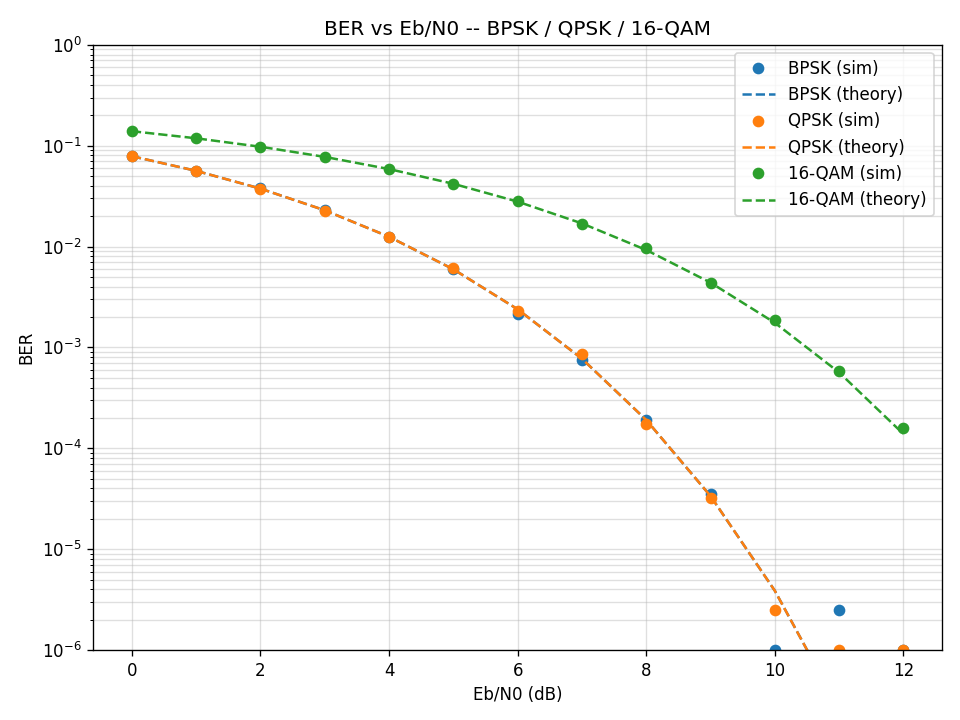

Recreate this plot in Python.
#!/usr/bin/env python3
"""Digital Modulation & I/Q -- Demo 2: BER vs Eb/N0 for BPSK, QPSK, 16-QAM.
Extends Nathalie's BPSK BER to more modulations; measured (Monte Carlo) vs theory.
Pure NumPy. Saves ber_vs_snr.png and prints a table.
"""
import sys, os
try: sys.stdout.reconfigure(encoding="utf-8")
except Exception: pass
import numpy as np
from math import erfc, sqrt, log2
import matplotlib; matplotlib.use("Agg")
import matplotlib.pyplot as plt

HERE = os.path.dirname(os.path.abspath(__file__))
rng = np.random.default_rng(7)
Q = lambda x: 0.5*erfc(x/sqrt(2))
ebn0_db = np.arange(0, 13)
Nbits = 400_000

def gray4(bits2):  # 2 Gray bits -> 4-PAM level {-3,-1,1,3}
    d = {(0,0):-3,(0,1):-1,(1,1):1,(1,0):3}
    return np.array([d[(a,b)] for a,b in bits2])
def degray4(levels):
    d = {-3:(0,0),-1:(0,1),1:(1,1),3:(1,0)}
    return np.array([d[l] for l in levels]).reshape(-1)

def sim_bpsk(ebn0):
    b = rng.integers(0,2,Nbits); s = 2*b-1.0
    sig = sqrt(1/(2*ebn0))
    r = s + sig*rng.standard_normal(Nbits)
    return np.mean((r>0).astype(int) != b)

def sim_qpsk(ebn0):
    b = rng.integers(0,2,Nbits); bi,bq = b[0::2], b[1::2]
    s = (2*bi-1) + 1j*(2*bq-1); s /= sqrt(2)          # unit energy
    sig = sqrt(1/(2*ebn0*2))
    r = s + sig*(rng.standard_normal(len(s))+1j*rng.standard_normal(len(s)))
    bihat=(r.real>0).astype(int); bqhat=(r.imag>0).astype(int)
    err = np.count_nonzero(bihat!=bi)+np.count_nonzero(bqhat!=bq)
    return err/(2*len(s))

def sim_16qam(ebn0):
    n = (Nbits//4)*4; b = rng.integers(0,2,n).reshape(-1,4)
    I = gray4(list(zip(b[:,0],b[:,1]))); Qd = gray4(list(zip(b[:,2],b[:,3])))
    s = (I + 1j*Qd)/sqrt(10)                          # unit energy
    sig = sqrt(1/(2*ebn0*4))
    r = s + sig*(rng.standard_normal(len(s))+1j*rng.standard_normal(len(s)))
    lv=np.array([-3,-1,1,3])
    Ih = lv[np.argmin(np.abs(r.real[:,None]*sqrt(10)-lv[None,:]),axis=1)]
    Qh = lv[np.argmin(np.abs(r.imag[:,None]*sqrt(10)-lv[None,:]),axis=1)]
    bhat = np.stack([degray4(Ih).reshape(-1,2), degray4(Qh).reshape(-1,2)],axis=1).reshape(len(s),4)
    return np.mean(bhat != b)

curves = {
 "BPSK":  (sim_bpsk,  lambda e: 0.5*erfc(sqrt(e))),
 "QPSK":  (sim_qpsk,  lambda e: 0.5*erfc(sqrt(e))),
 "16-QAM":(sim_16qam, lambda e: 0.375*erfc(sqrt(0.4*e))),   # Gray approx
}
plt.figure(figsize=(8,6))
print(" Eb/N0 |   BPSK    QPSK    16-QAM   (measured)")
sim_store={}
for name,(fn,_) in curves.items():
    sim_store[name]=[fn(10**(s/10)) for s in ebn0_db]
for i,s in enumerate(ebn0_db):
    print(f"  {s:3d}  | {sim_store['BPSK'][i]:.2e} {sim_store['QPSK'][i]:.2e} {sim_store['16-QAM'][i]:.2e}")
for j,(name,(_,th)) in enumerate(curves.items()):
    meas=np.maximum(sim_store[name],1e-6)
    plt.semilogy(ebn0_db, meas, "o", color=f"C{j}", label=f"{name} (sim)")
    plt.semilogy(ebn0_db, np.maximum([th(10**(s/10)) for s in ebn0_db],1e-12), "--", color=f"C{j}", label=f"{name} (theory)")
plt.xlabel("Eb/N0 (dB)"); plt.ylabel("BER"); plt.grid(True, which="both", alpha=0.4)
plt.title("BER vs Eb/N0 -- BPSK / QPSK / 16-QAM"); plt.legend(); plt.ylim(1e-6,1)
out=os.path.join(HERE,"ber_vs_snr.png"); plt.tight_layout(); plt.savefig(out,dpi=120)
print("saved", os.path.basename(out))
print("Takeaway: BPSK and QPSK overlap; 16-QAM needs ~4 dB more for the same BER -> the rate/robustness trade-off.")
